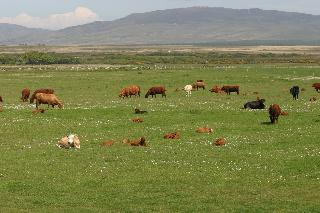
%> input picture MSRC/Image/1/1_10_s.jpg, 320 x 213 px
$ octave test2.m   (GNU Octave 9; MATLAB toolbox functions it lacks are replaced by stand-ins)
%> lines starting %> are read from the running program, lines starting %| are printed output that depends on the picture; in (x1, y1, x2, y2) boxes, pixels count from 0 and x2, y2 are one past the last pixel; in counts of white or black regions, pixels touching at a corner belong together; the program's own positions count from 1
clc;
clear;
close all;
% 通过连通区域将目标区域划分为多个类
%% 读取原始图像
[filename, pathname] = uigetfile( ...
 {'*.bmp;*.jpg;*.png;*.tif;*.jpeg', 'Image Files (*.bmp;*.jpg;*.png;*.tif;*.jpeg)'; ...
         '*.*',                   'All Files (*.*)'}, ...
         'Pick an Image');
%> the answer given: MSRC/Image/1/1_10_s.jpg
fpath=[pathname filename];
img=imread(fpath);
%> img is the input picture: size 213x320x3 uint8; mean R, G, B 127.3, 131.4, 83.1
figure;
imshow(img, 'Border','tight');

%% 读取groundtruth
groundtruth = "D:\桌面\一年\test_image\obvious_new_test_image\MSRA\img_mark\";
filename = split(filename, '.');
filename = filename(1);
gt = imread(groundtruth + filename + ".bmp");
gt = rgb2gray(gt);
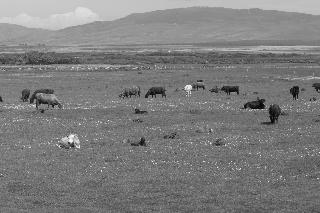
%> gt: size 213x320 uint8; min 1, max 250, mean 124.7
gt = imresize(gt,...
             [size(img,1),size(img,2)],...
             'nearest');

figure;
imshow(gt, 'Border','tight');


%% 连通域标记
% 8邻域连通
L = bwlabel(gt, 8);
%> L: size 213x320 double; every value is 1


%% 查看目标数量
numObj = max(L(:));
%> numObj = 1
fprintf('检测到 %d 个目标\n',numObj);
%| 检测到 1 个目标

%% 创建结果图
result = zeros(size(img),'uint8');

%% 先处理背景
bgMask = (L==0);
%> bgMask: size 213x320 logical; every value is 0
bgMean = zeros(1,3);

for c = 1:3
    channel = double(img(:,:,c));
    bgMean(c) = mean(channel(bgMask));
end
%> this loop made 3 passes
%> pass 1, `channel = double(img(:,:,c));`:
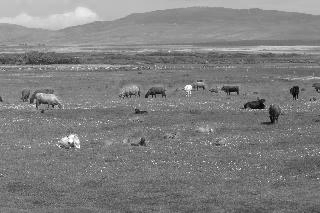
%> channel: size 213x320 double; min 1, max 255, mean 127.3
%> pass 3, `channel = double(img(:,:,c));`:
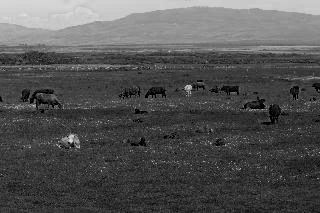
%> channel: size 213x320 double; min 0, max 225, mean 83.1
%> after the loop, bgMean = [NaN NaN NaN]


for c = 1:3
    temp = result(:,:,c);
    temp(bgMask) = uint8(bgMean(c));
    result(:,:,c) = temp;
end
%> result: size 213x320x3 uint8; every value is 0

%% 再处理每个目标
for k = 1:numObj
    fprintf('处理目标 %d\n',k);
    mask = (L==k);
    meanRGB = zeros(1,3);
    %% RGB均值
    for c = 1:3
        channel = double(img(:,:,c));
        meanRGB(c) = mean(channel(mask));
    end
    fprintf('RGB = [%.2f %.2f %.2f]\n',...
            meanRGB(1),...
            meanRGB(2),...
            meanRGB(3));
    %% 重建
    for c = 1:3
        temp = result(:,:,c);
        temp(mask) = uint8(meanRGB(c));
        result(:,:,c) = temp;
    end
end
%> this loop made 1 pass
%| 处理目标 1
%| RGB = [127.34 131.43 83.14]
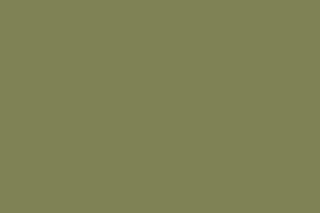
%> result: size 213x320x3 uint8; mean R, G, B 127, 131, 83
%> temp: size 213x320 uint8; every value is 83
%> after the loop, meanRGB = [127.3 131.4 83.14]
%% 显示结果
figure;
imshow(result,'Border','tight');
title('区域均值重建');

%% 显示标签图
% figure;
% imagesc(L);
% axis image;
% colorbar;

$ run again, on MSRC/Image/1/1_14_s.jpg
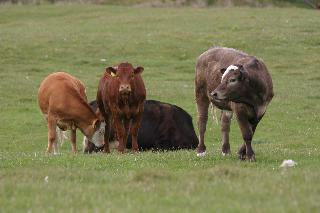
%> input picture MSRC/Image/1/1_14_s.jpg, 320 x 213 px
%> img is the input picture: size 213x320x3 uint8; mean R, G, B 126.6, 125.1, 85.1
%> `L = bwlabel(gt, 8);`:
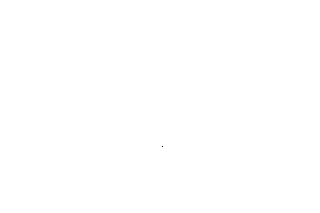
%> L: size 213x320 double; values 0 (black) and 1 (white), 100% white; black in thin lines or dots, all inside (x1, y1, x2, y2) = (162, 146, 163, 147)
%> numObj = 1
%| 检测到 1 个目标
%> the loop `for c = 1:3` made 3 passes
%> pass 3, `channel = double(img(:,:,c));`:
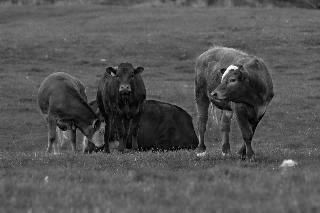
%> channel: size 213x320 double; min 0, max 253, mean 85.1
%> after the loop `for c = 1:3`: bgMean = [1 0 0]
%> the loop `for k = 1:numObj` made 1 pass
%| 处理目标 1
%| RGB = [126.56 125.10 85.13]
%> after the loop `for k = 1:numObj`: meanRGB = [126.6 125.1 85.13]

$ run again, on MSRC/Image/1/1_16_s.jpg
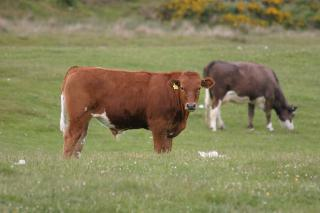
%> input picture MSRC/Image/1/1_16_s.jpg, 320 x 213 px
%> img is the input picture: size 213x320x3 uint8; mean R, G, B 134.2, 129.7, 89.7
%> `gt = rgb2gray(gt);`:
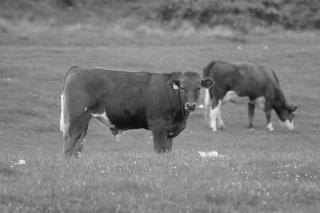
%> gt: size 213x320 uint8; min 11, max 250, mean 126.5
%> L: size 213x320 double; every value is 1
%> numObj = 1
%| 检测到 1 个目标
%> bgMask: size 213x320 logical; every value is 0
%> the loop `for c = 1:3` made 3 passes
%> pass 3, `channel = double(img(:,:,c));`:
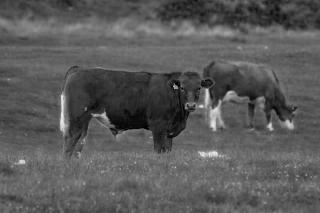
%> channel: size 213x320 double; min 0, max 237, mean 89.7
%> after the loop `for c = 1:3`: bgMean = [NaN NaN NaN]
%> the loop `for k = 1:numObj` made 1 pass
%| 处理目标 1
%| RGB = [134.18 129.74 89.74]
%> after the loop `for k = 1:numObj`: meanRGB = [134.2 129.7 89.74]
